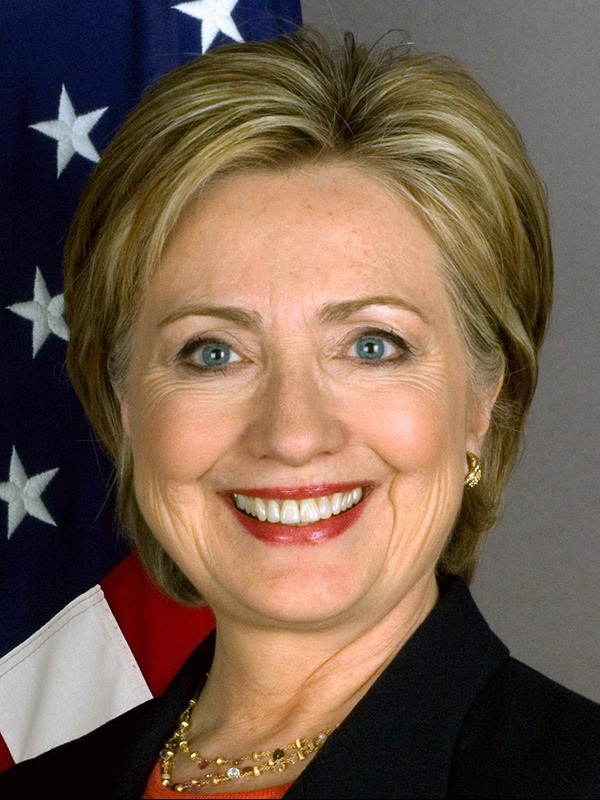
#> input picture img1.jpg, 600 x 800 px, found by its file name
$ python Assignment441.py
#> lines starting #> are read from the running program, lines starting #| are printed output that depends on the picture
import cv2
import numpy as np

img1=cv2.imread("Input/img1.jpg")
#> img1 is the input picture: shape (800, 600, 3); mean B, G, R 77.2, 93.4, 115.7
img2=cv2.imread("Input/img2.jpg")
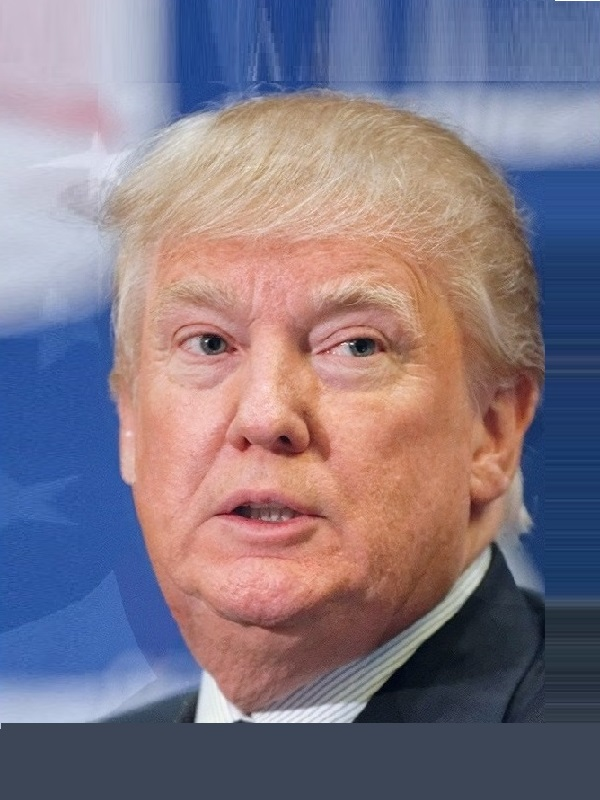
#> input picture img2.jpg, 600 x 800 px, found by its file name
#> img2 is the input picture: shape (800, 600, 3); mean B, G, R 132.7, 119.7, 131.1

img1=img1.astype(np.float32)
img2=img2.astype(np.float32)

result1=(img1*4/5 +img2*1/5)
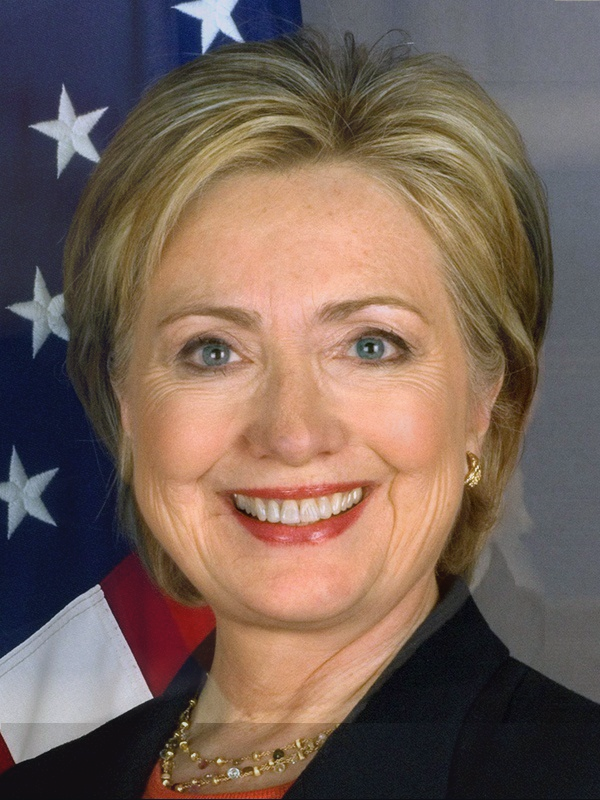
#> result1: shape (800, 600, 3) float32; mean B, G, R 88.3, 98.7, 118.7
result1=result1.astype(np.int32)

result2=(img1*3/5 +img2*2/5)
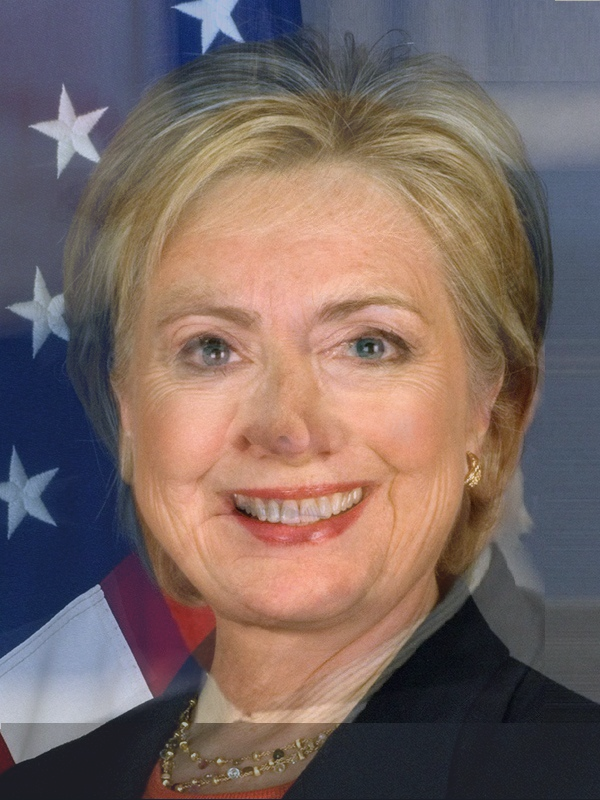
#> result2: shape (800, 600, 3) float32; mean B, G, R 99.4, 103.9, 121.8
result2=result2.astype(np.int32)

result3=(img1*2/5 +img2*3/5)
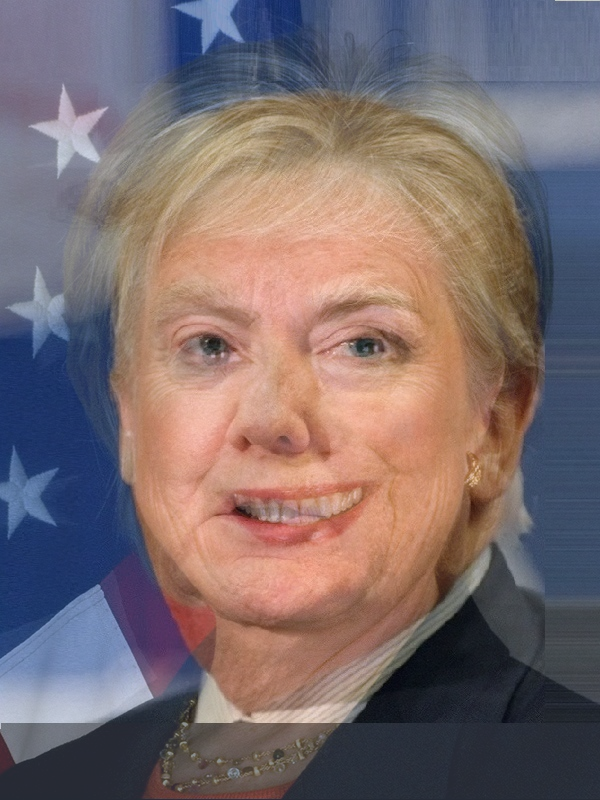
#> result3: shape (800, 600, 3) float32; mean B, G, R 110.5, 109.2, 124.9
result3=result3.astype(np.int32)

result4=(img1*1/5 +img2*4/5)
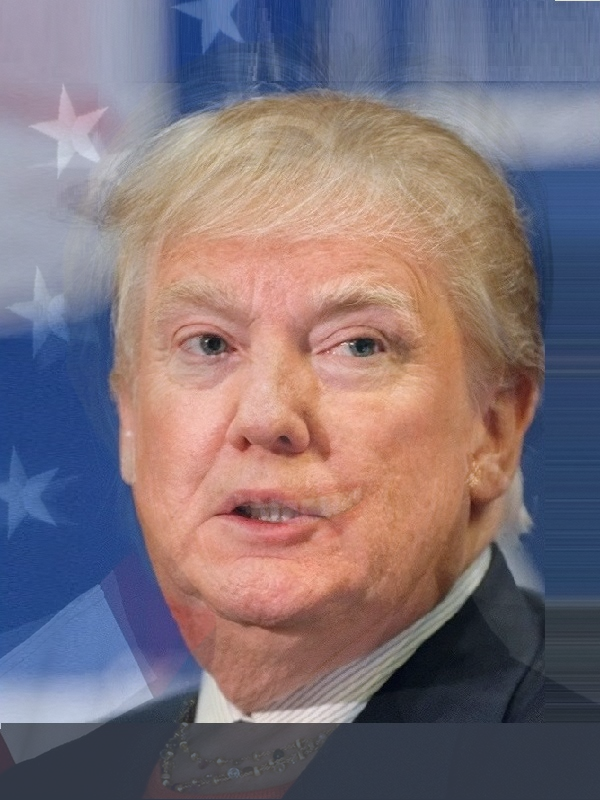
#> result4: shape (800, 600, 3) float32; mean B, G, R 121.6, 114.5, 128
result4=result4.astype(np.int32)


im_h = np.concatenate((img1,result1,result2,result3,result4, img2), axis=1)
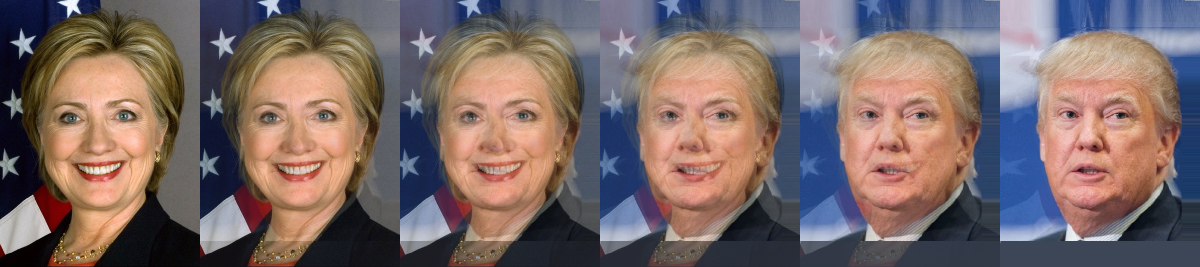
#> im_h: shape (800, 3600, 3) float64 (shown at 1/3 size); mean B, G, R 104.7, 106.3, 123.1
cv2.imwrite("Output/FaceMorphing.jpg",im_h)

cv2.waitKey()
